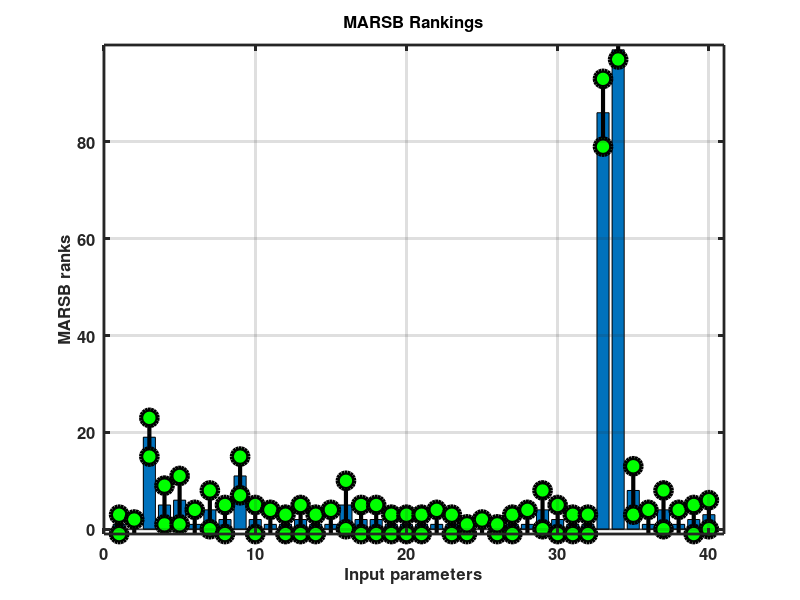

This chart was generated by the following MATLAB code:
% This file contains MarsBag ranking measures
% and also their spreads based on bootstraping.
% To select the most important ones to display,
% set sortFlag = 1 and set nn to be the number
% of inputs to display.
if exist('noCLF') 
   hold off
else
   clf
end;
nn = 40;
Means = [
1
0
19
5
6
1
4
2
11
2
1
1
2
1
1
5
2
2
1
1
1
1
1
0
0
0
1
1
4
2
1
1
86
99
8
1
4
1
2
3
];
Stds = [
2
2
4
4
5
3
4
3
4
3
3
2
3
2
3
5
3
3
2
2
2
3
2
1
2
1
2
3
4
3
2
2
7
2
5
3
4
3
3
3
];
ymax = max(Means);
ymin = min(Means);
if (ymax == ymin)
   ymax = ymax * 1.01;
   ymin = ymin * 0.99;
end;
if (ymax == ymin)
   ymax = ymax + 0.01;
   ymin = ymin - 0.01;
end;
bar(Means,0.8);
for ii = 1:nn
   if (ii == 1)
   hold on
   end;
   XX = [ii ii];
   YY = [Means(ii)-Stds(ii) Means(ii)+Stds(ii)];
   plot(XX,YY,'-ko','LineWidth',3.0,'MarkerEdgeColor','k','MarkerFaceColor','g','MarkerSize',12)
end;
set(gca,'linewidth',2)
set(gca,'fontweight','bold')
set(gca,'fontsize',12)
grid on
box on
title('MARSB Rankings','FontWeight','bold','FontSize',12)
xlabel('Input parameters','FontWeight','bold','FontSize',12)
ylabel('MARSB ranks','FontWeight','bold','FontSize',12)
axis([0 nn+1 ymin-0.01*(ymax-ymin) ymax+0.01*(ymax-ymin)])
